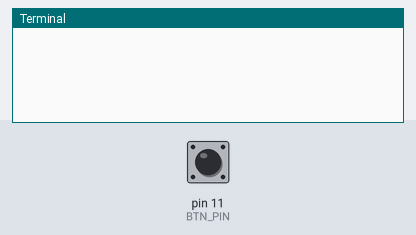
This program was run on a simulated Raspberry Pi (header pin numbers). On the bench: the last lines printed to the terminal. The test bench sets the inputs (shaded band); at power-on: pin 11 (BTN_PIN) HIGH. The clock reads 2024-03-15 10:24:30 at power-on unless the program sets it.

Above: at 1.2 s.
1.3 s: pin 11 (BTN_PIN) pulled LOW for 0.15 s
At 2.5 s:
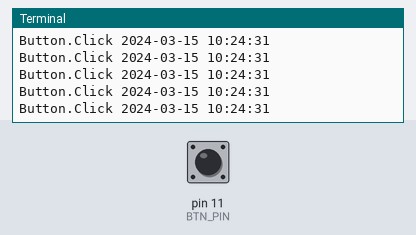
2.9 s: pin 11 (BTN_PIN) pulled LOW for 1 s
At 5.1 s:
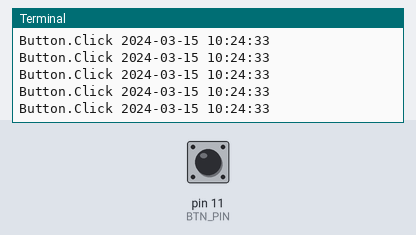
5.4 s: pin 11 (BTN_PIN) pulled LOW for 0.15 s
At 6.8 s:
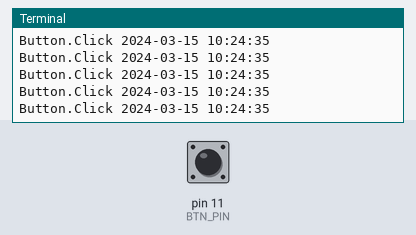
Timing chart, 0 to 8.4 s (numbered marks = the images above; inputs shaded):
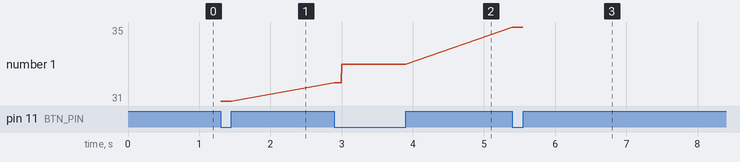

The program:

push_button_poll.py
```python
# (licence header left out)
import RPi.GPIO as GPIO
import time
from time import gmtime, strftime

GPIO.setmode(GPIO.BOARD)
BTN_PIN = 11
GPIO.setup(BTN_PIN, GPIO.IN, pull_up_down=GPIO.PUD_UP)

try:
        while True:
                if GPIO.input(BTN_PIN) == False:
                        print("Button.Click"), strftime("%Y-%m-%d %H:%M:%S", gmtime())

except KeyboardInterrupt:
	print "Exception: KeyboardInterrupt"

finally:
	GPIO.cleanup()
```

Measured:
- after the input at 1.3 s, the terminal: prints a new line at once (image 1)
- after the input at 2.9 s, the terminal: prints a new line at once (image 2)
- after the input at 5.4 s, the terminal: prints a new line at once (image 3)
- plotted number 1: 31 → 33 after the input at 2.9 s, 33 → 35 after the input at 5.4 s
